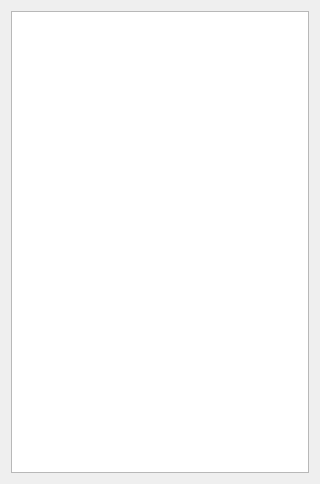
<?xml version="1.0" encoding="UTF-8"?>
<ui version="4.0">
 <class>Form</class>
 <widget class="QWidget" name="Form">
  <property name="geometry">
   <rect>
    <x>0</x>
    <y>0</y>
    <width>320</width>
    <height>484</height>
   </rect>
  </property>
  <property name="windowTitle">
   <string>Form</string>
  </property>
  <layout class="QVBoxLayout" name="verticalLayout_2">
   <item>
    <layout class="QVBoxLayout" name="verticalLayout">
     <item>
      <widget class="QTableWidget" name="table"/>
     </item>
    </layout>
   </item>
  </layout>
 </widget>
 <resources/>
 <connections/>
</ui>
